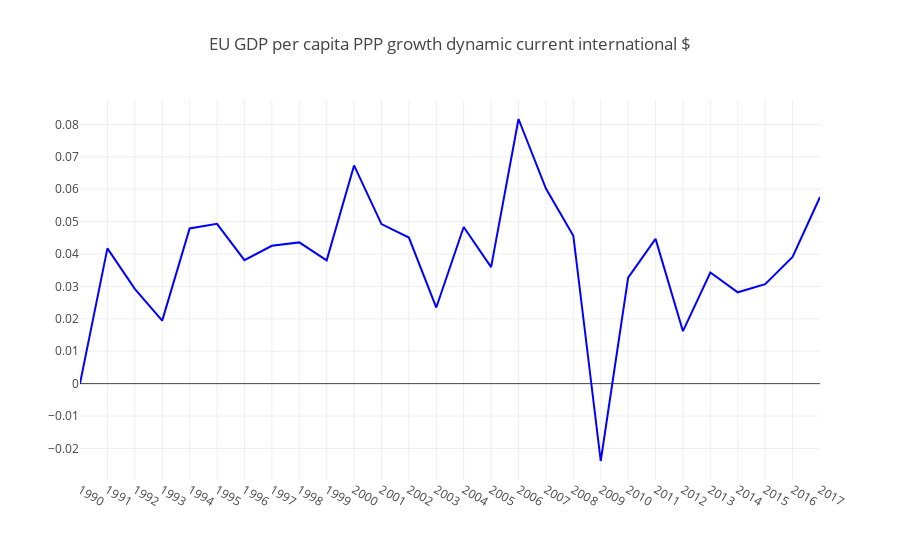

Here is the notebook cell this chart was saved with:
### Code cell
#Plotting GDP per capita PPP
ts_1=ts
X=ts['GDP per capita'].index
y_2=ts['GDP per capita'].pct_change().fillna(0)

layout = go.Layout(title= 'EU GDP per capita PPP growth dynamic current international $',
    xaxis = dict(ticks='', nticks=43),
    yaxis = dict(nticks=20),legend=dict(x=0.7, y=1))
trace0 = go.Scatter(x=X,y=y_2, mode = 'lines',name="EU GDP per capita PPP $ growth ", marker = dict(size=12, color='blue'))
data = [trace0]
fig =go.Figure(data=data, layout=layout)
iplot(fig, filename='heatmap',show_link=False)

### Figure 1 — Plotly figure (JSON) as saved in the notebook; plotly's stock layout.template omitted (floating-point values rounded to 4 significant figures)
{"data": [{"marker": {"color": "blue", "size": 12}, "mode": "lines", "name": "EU GDP per capita PPP $ growth ", "type": "scatter", "uid": "63cefe35-1037-4722-8a2a-6976816833bc", "x": ["1990", "1991", "1992", "1993", "1994", "1995", "1996", "1997", "1998", "1999", "2000", "2001", "2002", "2003", "2004", "2005", "2006", "2007", "2008", "2009", "2010", "2011", "2012", "2013", "2014", "2015", "2016", "2017"], "y": [0, 0.04175, 0.02925, 0.01945, 0.0479, 0.04934, 0.03811, 0.04255, 0.0436, 0.03805, 0.06735, 0.04926, 0.0451, 0.02349, 0.04834, 0.03596, 0.08169, 0.06023, 0.04565, -0.02388, 0.0327, 0.04468, 0.01619, 0.03429, 0.02819, 0.0307, 0.03911, 0.05761]}], "layout": {"legend": {"x": 0.7, "y": 1}, "title": {"text": "EU GDP per capita PPP growth dynamic current international $"}, "xaxis": {"nticks": 43, "ticks": ""}, "yaxis": {"nticks": 20}}}
